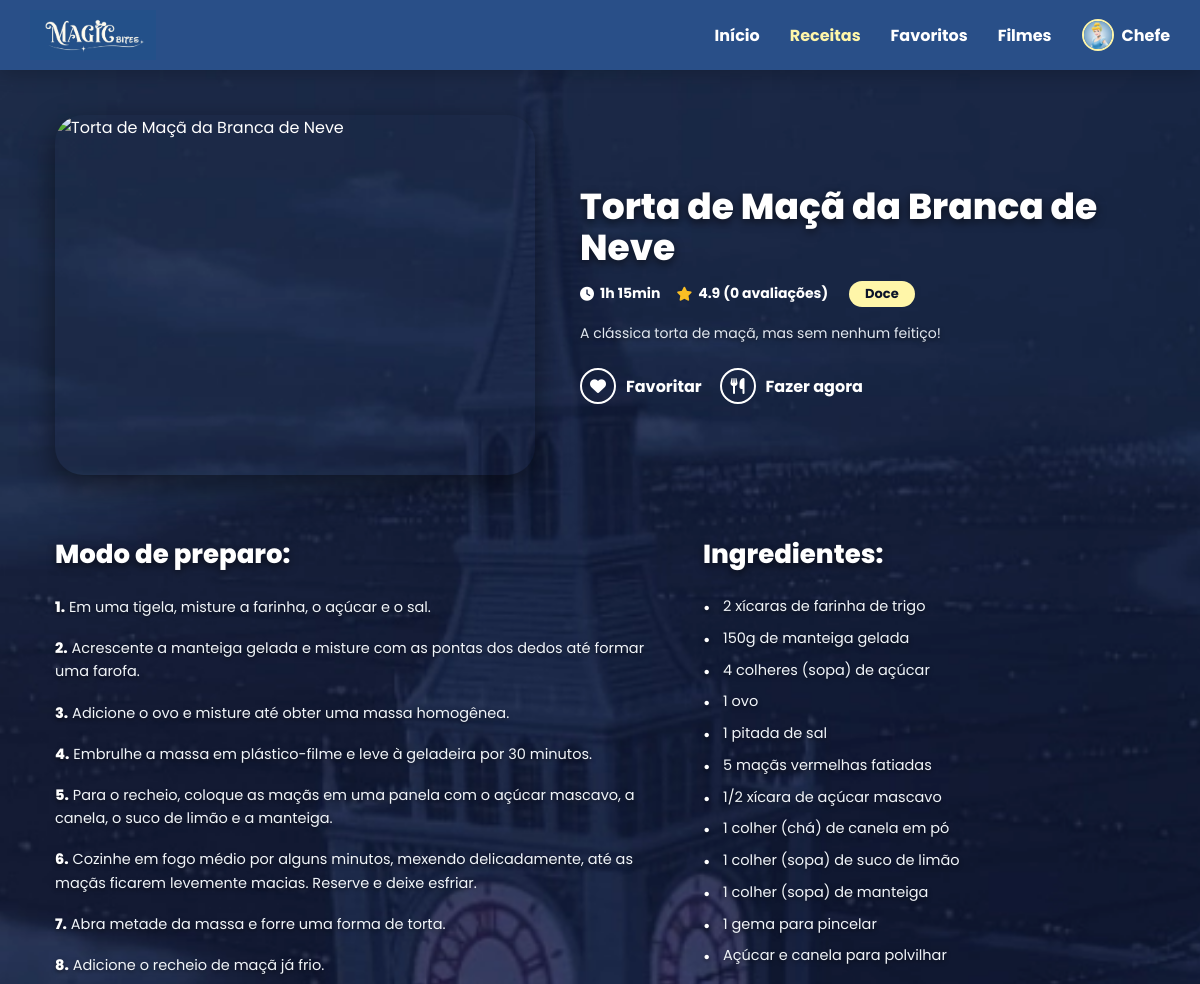
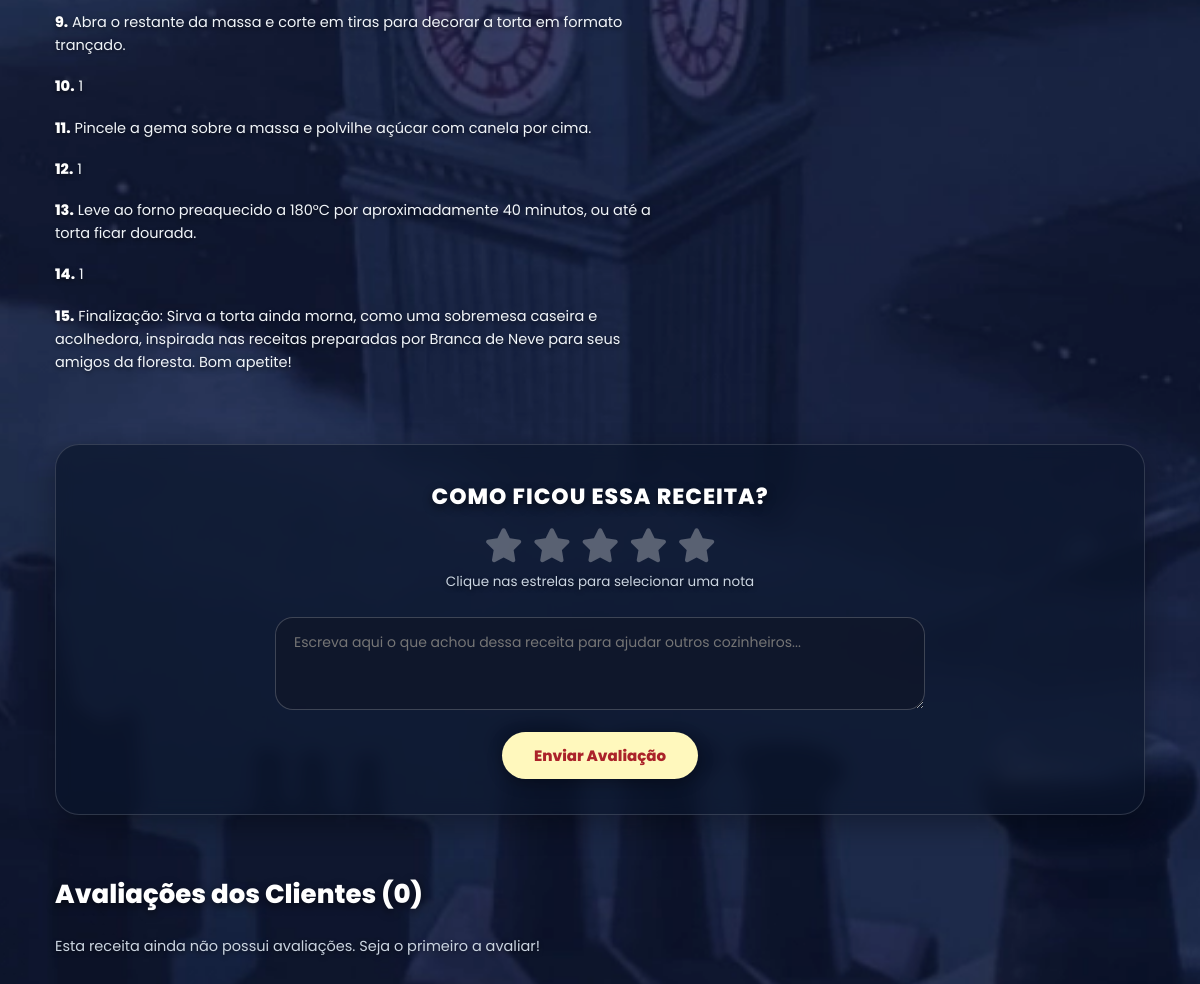
The page /receita.php (signed in) on the database its author committed (2 pictures, top to bottom).
### tables this page shows
CREATE TABLE receitas (
    id_receita INT AUTO_INCREMENT PRIMARY KEY,
    nome_receita VARCHAR(255) NOT NULL,
    tipo VARCHAR(255) NOT NULL,
    id_filme INT,
    descricao TEXT,
    imagem VARCHAR(255),
    avaliacao DECIMAL(2,1) DEFAULT 5.0,
    tempo_preparo VARCHAR(50),
    dificuldade VARCHAR(50),
    ingredientes TEXT, 
    modo_preparo TEXT,
    FOREIGN KEY (id_filme) REFERENCES filme(id_filme)
);

### receita.php (the view, shortened to what this page needs)
<?php
$host = 'localhost';
$dbname = 'magical_bites';
$user = 'root';
$pass = "";
try {
    $pdo = new PDO("mysql:host=$host;dbname=$dbname;charset=utf8", $user, $pass);
    $pdo->setAttribute(PDO::ATTR_ERRMODE, PDO::ERRMODE_EXCEPTION);
    $id_receita = isset($_GET['id']) ? (int)$_GET['id'] : 1;
    $stmt = $pdo->prepare("SELECT * FROM receitas WHERE id_receita = :id");
    $stmt->bindParam(':id', $id_receita, PDO::PARAM_INT);
    $stmt->execute();
    $receita = $stmt->fetch(PDO::FETCH_ASSOC);
    $stmtAvaliacoesList = $pdo->prepare("
        SELECT a.*, u.nome_usuario, u.foto_perfil
        FROM avaliacoes a
        JOIN usuario u ON a.id_usuario = u.id_usuario
        WHERE a.id_receita = :id_receita
        ORDER BY a.data_criacao DESC
    ");
    $stmtAvaliacoesList->execute([':id_receita' => $id_receita]);
    $avaliacoesClientes = $stmtAvaliacoesList->fetchAll(PDO::FETCH_ASSOC);
    $totalAvaliacoes = count($avaliacoesClientes);
    $lista_ingredientes = array_filter(array_map('trim', explode(";", $receita['ingredientes'])));
    $passos_preparo = array_filter(array_map('trim', preg_split('/(?=\d+\.\s)/', $receita['modo_preparo'])));
    $tipo_formatado = ucfirst(strtolower($receita['tipo'] ?? 'Salgado'));
    $isFavorito = false;
    if (isset($_SESSION['usuario'])) {
        $idUsuario = $_SESSION['usuario']['id'] ?? $_SESSION['usuario']['id_usuario'] ?? null;
        if ($idUsuario) {
            $stmtFav = $pdo->prepare("SELECT id_favoritos FROM favoritar WHERE id_usuario = :user AND id_receita = :receita");
            $stmtFav->execute([
                ':user' => $idUsuario,
                ':receita' => $id_receita
            ]);
            $isFavorito = (bool)$stmtFav->fetch();
        }
    }
} catch(PDOException $e) {
    die("Erro na conexão com a base de dados: " . $e->getMessage());
}
function buscarImagem($nomeImagem) {
    $pastas = ['pratos', 'filme', 'logo', 'slider', 'perfis', 'avatares', 'img/perfis', 'img/avatares', 'fundo'];
    $extensoes = ['', '.png', '.jpg', '.jpeg', '.webp'];
    foreach ($pastas as $pasta) {
        foreach ($extensoes as $ext) {
            $caminhoCompleto = "img/" . $pasta . "/" . $nomeImagem . $ext;
            if (file_exists($caminhoCompleto)) return $caminhoCompleto;
            $caminhoRaiz = $pasta . "/" . $nomeImagem . $ext;
        }
    }
    return "img/logo/logo_menu.png";
}
?>
<!DOCTYPE html>
<html lang="pt-pt">
<head>
    <link rel="stylesheet" href="https://cdnjs.cloudflare.com/ajax/libs/font-awesome/6.4.0/css/all.min.css">
</head>
<body>
    <div class="navbar">
        <div class="logo">
            <a href="index.php"><img src="<?= buscarImagem('logo_menu.jpg') ?>" alt="Magical Bites"></a>
        </div>
        <div class="menu">
            <a href="index.php">Início</a>
            <a href="index.php#containerReceitas" class="active">Receitas</a>
            <a href="favoritos.php">Favoritos</a>
            <a href="filmes.php">Filmes</a>
            <?php if (isset($_SESSION['usuario'])): ?>
                <a href="javascript:void(0)" onclick="alternarModais('perfil')">
                    <img src="<?= buscarImagem($_SESSION['usuario']['foto'] ?? '') ?>" class="nav-user-avatar" onerror="this.src='img/logo/logo_menu.png'">
                    <?= htmlspecialchars(explode(' ', $_SESSION['usuario']['nome'])[0]) ?>
                </a>
            <?php else: ?>
                <a href="javascript:void(0)" onclick="alternarModais('login')"><i class="fa-solid fa-user"></i> Perfil</a>
            <?php endif; ?>
        </div>
    </div>
    <div class="container">
        <div class="hero-receita">
            <div class="hero-imagem">
                <img src="<?= buscarImagem($receita['imagem']) ?>" alt="<?= htmlspecialchars($receita['nome_receita']) ?>" onerror="this.src='img/logo/logo_menu.png'">
            </div>
            <div class="hero-info">
                <h1 class="titulo"><?= htmlspecialchars($receita['nome_receita']) ?></h1>
                <div class="meta-info">
                    <div class="meta-item">
                        <i class="fa-solid fa-clock"></i>
                        <span><?= htmlspecialchars($receita['tempo_preparo']) ?></span>
                    </div>
                    <div class="meta-item">
                        <i class="fa-solid fa-star"></i>
                        <span><?= htmlspecialchars($receita['avaliacao'] ?? '5.0') ?> (<?= $totalAvaliacoes ?> <?= $totalAvaliacoes == 1 ? 'avaliação' : 'avaliações' ?>)</span>
                    </div>
                    <span class="tag-categoria"><?= htmlspecialchars($tipo_formatado) ?></span>
                </div>
                <p class="descricao"><?= htmlspecialchars($receita['descricao']) ?></p>
                <div class="acoes">
                    <a href="favoritar.php?id=<?= $receita['id_receita'] ?>" class="btn-acao-pill <?= $isFavorito ? 'favoritado' : '' ?>">
                        <div class="icone-circulo"><i class="fa-solid fa-heart"></i></div>
                        <span><?= $isFavorito ? 'Favoritado' : 'Favoritar' ?></span>
                    </a>
                    <a href="#modo-preparo" class="btn-acao-pill">
                        <div class="icone-circulo"><i class="fa-solid fa-utensils"></i></div>
                        <span>Fazer agora</span>
                    </a>
                </div>
            </div>
        </div>
        <div class="conteudo-grid" id="modo-preparo">
            <div>
                <h2 class="secao-titulo">Modo de preparo:</h2>
                <ul class="lista-preparo">
                    <?php
                    $num = 1;
                    foreach($passos_preparo as $passo):
                        $textoLimpo = preg_replace('/^\d+\.\s*/', '', $passo);
                    ?>
                        <li><strong><?= $num ?>.</strong> <?= htmlspecialchars($textoLimpo) ?></li>
                    <?php
                        $num++;
                    endforeach;
                    ?>
                </ul>
            </div>
            <div>
                <h2 class="secao-titulo">Ingredientes:</h2>
                <ul class="lista-ingredientes">
                    <?php foreach($lista_ingredientes as $ingrediente): ?>
                        <li><?= htmlspecialchars($ingrediente) ?></li>
                    <?php endforeach; ?>
                </ul>
            </div>
        </div>
        <div class="secao-avaliacao">
            <h3>COMO FICOU ESSA RECEITA?</h3>
            <?php if (isset($_SESSION['usuario'])): ?>
                <form action="receita.php?id=<?= $id_receita ?>" method="POST" id="formAvaliacao">
                    <div class="estrelas-avaliacao" id="estrelasBox">
                        <i class="fa-solid fa-star" data-value="1"></i>
                        <i class="fa-solid fa-star" data-value="2"></i>
                        <i class="fa-solid fa-star" data-value="3"></i>
                        <i class="fa-solid fa-star" data-value="4"></i>
                        <i class="fa-solid fa-star" data-value="5"></i>
                    </div>
                    <p class="subtitulo-avaliacao" id="textoEstrelas">Clique nas estrelas para selecionar uma nota</p>
                    <div class="campo-comentario">
                        <textarea name="comentario" placeholder="Escreva aqui o que achou dessa receita para ajudar outros cozinheiros..." rows="3" required></textarea>
                    </div>
                    <button type="submit" class="btn-enviar-avaliacao">Enviar Avaliação</button>
                </form>
            <?php endif; ?>
        </div>
        <div class="secao-lista-avaliacoes">
            <h2 class="secao-titulo">Avaliações dos Clientes (<?= $totalAvaliacoes ?>)</h2>
            <?php if ($totalAvaliacoes > 0): ?>
                <div class="grid-avaliacoes">
                    <?php foreach ($avaliacoesClientes as $aval): ?>
                        <div class="card-avaliacao-cliente">
                            <div class="header-avaliacao-cliente">
                                <img src="<?= buscarImagem($aval['foto_perfil'] ?? 'avatar1.webp') ?>" class="avatar-avaliacao-cliente" onerror="this.src='img/logo/logo_menu.png'">
                                <div class="info-usuario-aval">
                                    <div class="nome"><?= htmlspecialchars($aval['nome_usuario']) ?></div>
                                    <div class="data"><?= date('d/m/Y \à\s H:i', strtotime($aval['data_criacao'])) ?></div>
                                </div>
                            </div>
                            <div class="estrelas-cliente">
                                <?php for ($i = 1; $i <= 5; $i++): ?>
                                    <i class="fa-<?= $i <= $aval['estrelas'] ? 'solid' : 'regular' ?> fa-star"></i>
                                <?php endfor; ?>
                            </div>
                            <p class="comentario-cliente"><?= nl2br(htmlspecialchars($aval['comentario'])) ?></p>
                        </div>
                    <?php endforeach; ?>
                </div>
            <?php else: ?>
                <p style="color: #cbd5e1; font-size: 14.5px; text-shadow: 0 2px 4px rgba(0,0,0,0.5);">Esta receita ainda não possui avaliações. Seja o primeiro a avaliar!</p>
            <?php endif; ?>
        </div>
    </div>
</body>
</html>

### rows shown on the page
receitas: nome_receita "Torta de Maçã da Branca de Neve", tempo_preparo "1h 15min", avaliacao "4.9", tipo "Doce", descricao "A clássica torta de maçã, mas sem nenhum feitiço!", modo_preparo "Em uma tigela, misture a farinha, o açúcar e o sal.", modo_preparo "Acrescente a manteiga gelada e misture com as pontas dos dedos até formar uma farofa.", modo_preparo "Adicione o ovo e misture até obter uma massa homogênea.", modo_preparo "Embrulhe a massa em plástico-filme e leve à geladeira por 30 minutos.", modo_preparo "Para o recheio, coloque as maçãs em uma panela com o açúcar mascavo, a canela, o suco de limão e a manteiga.", modo_preparo "Cozinhe em fogo médio por alguns minutos, mexendo delicadamente, até as maçãs ficarem levemente macias. Reserve e deixe esfriar.", modo_preparo "Abra metade da massa e forre uma forma de torta.", modo_preparo "Adicione o recheio de maçã já frio.", modo_preparo "Abra o restante da massa e corte em tiras para decorar a torta em formato trançado.", modo_preparo "1", modo_preparo "Pincele a gema sobre a massa e polvilhe açúcar com canela por cima.", modo_preparo "Leve ao forno preaquecido a 180°C por aproximadamente 40 minutos, ou até a torta ficar dourada.", modo_preparo "Finalização: Sirva a torta ainda morna, como uma sobremesa caseira e acolhedora, inspirada nas receitas preparadas por Branca de Neve para seus amigos da floresta. Bom apetite!", ingredientes "2 xícaras de farinha de trigo", ingredientes "150g de manteiga gelada", ingredientes "4 colheres (sopa) de açúcar", ingredientes "1 ovo", ingredientes "1 pitada de sal", ingredientes "5 maçãs vermelhas fatiadas", ingredientes "1/2 xícara de açúcar mascavo", ingredientes "1 colher (chá) de canela em pó", ingredientes "1 colher (sopa) de suco de limão", ingredientes "1 colher (sopa) de manteiga", ingredientes "1 gema para pincelar", ingredientes "Açúcar e canela para polvilhar"

### other values the page prints
explode(' ', $_SESSION['usuario']['nome'])[0] "Chefe"
$totalAvaliacoes "0"
